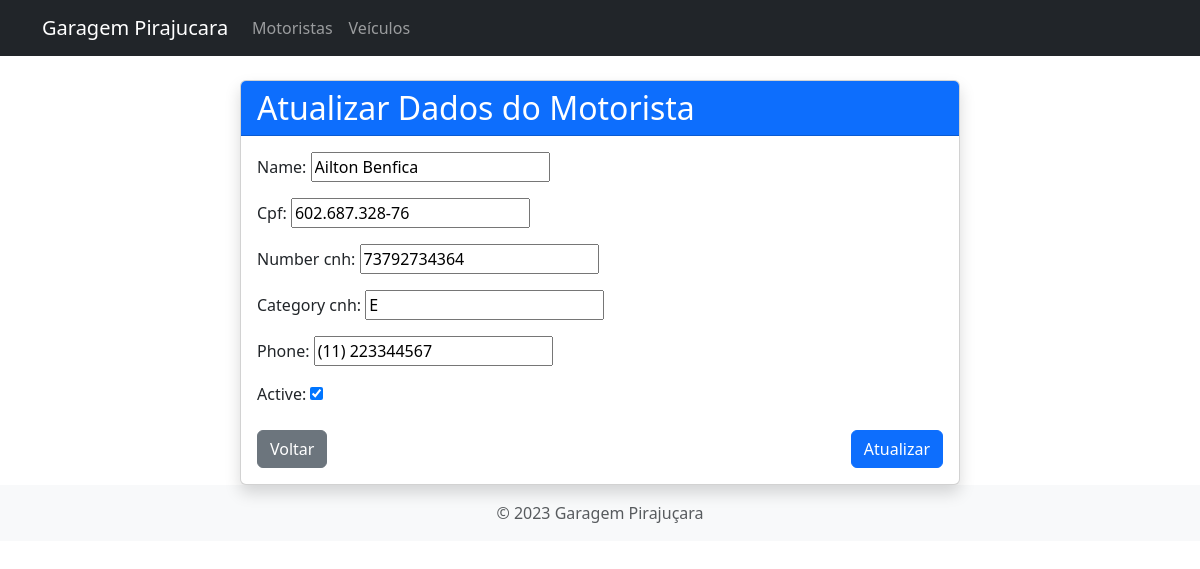
The page /drivers/update_driver/2/ on the database its author committed.
### drivers/models.py (models this page shows, shortened)
class Driver(models.Model):
    name = models.CharField(max_length=200)
    cpf = models.CharField(max_length=17, unique=True)
    number_cnh = models.CharField(max_length=20)
    category_cnh = models.CharField(max_length=2)
    phone = models.CharField(max_length=20)
    active = models.BooleanField(default=True)

### drivers/views.py (the view)
# urls.py: path('update_driver/<int:driver_id>/', views.update_driver, name='update_driver'),
def update_driver(request, driver_id):
    driver = get_object_or_404(Driver, pk=driver_id)
    if request.method == 'POST':
        form = CreateUpdateDriversForm(request.POST, instance=driver)
        if form.is_valid():
            form.save()
            return redirect('list_drivers')
    else:
        form = CreateUpdateDriversForm(instance=driver)
    return render(request, 'drivers/update_driver.html', {'form': form})

### drivers/forms.py
class CreateUpdateDriversForm(forms.ModelForm):
    class Meta:
        model = Driver
        fields = ['name', 'cpf', 'number_cnh', 'category_cnh', 'phone', 'active']

### drivers/templates/drivers/update_driver.html (shortened to what this page needs)
{% extends 'base.html' %}
{% load static %}
{% block content %}
<div class="container mt-4">
    <div class="row justify-content-center">
        <div class="col-md-8">
            <div class="card shadow">
                <div class="card-header bg-primary text-white">
                    <h2 class="mb-0">Atualizar Dados do Motorista</h2>
                </div>
                <div class="card-body">
                    <form method="POST" enctype="multipart/form-data" class="needs-validation" novalidate>
                        <div class="form-group">
                            {{ form.as_p }}
                        </div>
                        <div class="d-flex justify-content-between mt-4">
                            <a href="{% url 'list_drivers' %}" class="btn btn-secondary">
                                 Voltar
                            </a>
                            <button type="submit" class="btn btn-primary">
                                 Atualizar
                            </button>
                        </div>
                    </form>
                </div>
            </div>
        </div>
    </div>
</div>
{% endblock %}

### rows shown on the page
Driver: name "Ailton Benfica", cpf "602.687.328-76", number_cnh "73792734364", category_cnh "E", phone "(11) 223344567", active "☑"
